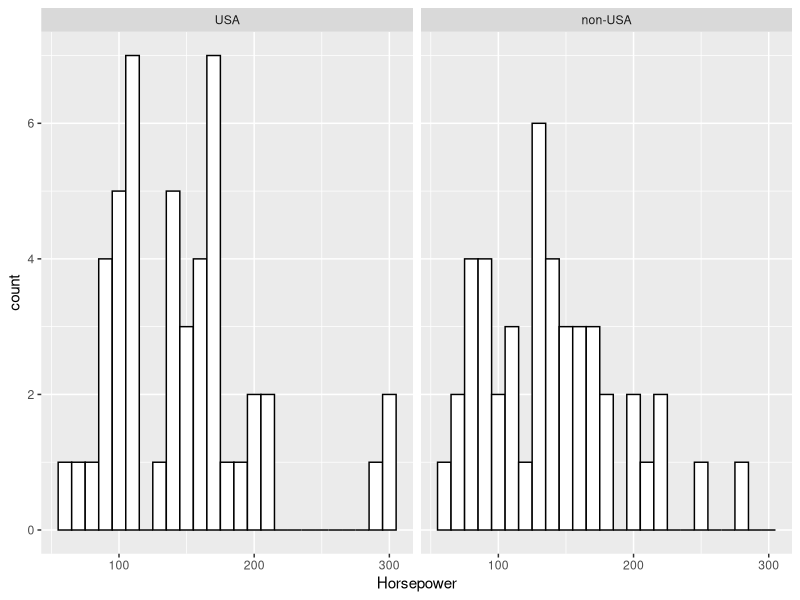

Recreate this plot in R.
library(ggplot2)


### Central Tendency (or location) of a distribution


## Arithmetic Mean

# heights of 5 year old children (in inches)
heights <- c(36, 42, 43, 37, 40, 45)
# mean height
mean(heights)

# mean horsepower of cars made in USA
data(Cars93, package = "MASS")
table(Cars93$Origin)

Horsepower.USA <- Cars93$Horsepower[Cars93$Origin == "USA"]
mean(Horsepower.USA)

# same of non-USA cars
Horsepower.NonUSA <- Cars93$Horsepower[Cars93$Origin == "non-USA"]
mean(Horsepower.NonUSA)

# get rid of the $ signs, using 'with()'
with(Cars93, mean(Horsepower[Origin == "USA"]))

# mean horsepower of USA cars with 4 cylinders
with(Cars93, mean(Horsepower[Origin == "USA" & Cylinders == 4]))

# horsepower histograms for cars with USA and non-USA origin
ggplot(Cars93, aes(x = Horsepower)) +
  geom_histogram(color = "black", fill = "white", binwidth = 10) +
  facet_wrap(~Origin)

# trim extreme values (here: 5%)
mean(Horsepower.USA, trim = .05)


## Geometric Mean

# Suppose you have a 5-year investment that yields these percentages:
# 10%, 15%, 10%, 20%, and 5%.
# What’s the average annual rate of return?
invest <- c(1.10, 1.15, 1.10, 1.20, 1.05)
gm.invest <- prod(invest) ^ (1 / (length(invest)))
gm.invest            # solution: 11.88%
# prod() returns the product of its parameters


## Harmonic Mean

# To get to work in the morning and you drive 30 miles per hour.
# At the end of the day, you drive home at 50 miles per hour.
# What is the average rate for your total time on the road?
# It’s not 40 miles per hour, because you’re on the road a
# different amount of time for each leg of the trip.
speeds <- c(30, 50)
hm.speeds <- 1 / mean(1/speeds)
hm.speeds            # solution: 37.5 miles per hour



## Median

# children with different reading speeds
reading.speeds <- c(56, 78, 45, 49, 55, 62)

# mean reading speed
mean(reading.speeds)

# one is replaced by an incredibly fast reading child
reading.speeds.new <- replace(reading.speeds, reading.speeds == 78, 180)

# new mean reading speed
mean(reading.speeds.new)

# median is more robust against outliers
sort(reading.speeds)
median(reading.speeds)

# new median is the same
sort(reading.speeds.new)
median(reading.speeds.new)



Horsepower.Four <- Cars93$Horsepower[Cars93$Cylinders == 4]
sort(Horsepower.Four)
median(Horsepower.Four)


## Mode
# the value that occurs most frequently

scores <- c(1, 2, 2, 2, 3, 4, 4, 4, 5, 6)
install.packages("modeest")
library(modeest)
# most frequent value (of a numerical vector); function of package 'modeest'
mfv(scores)                       

# or
# table of all values, sort decreasing and show first 3 ranks
sort(table(scores), decreasing = TRUE)

# same, but show first 3 ranks only
sort(table(scores), decreasing = TRUE)[1:3]
